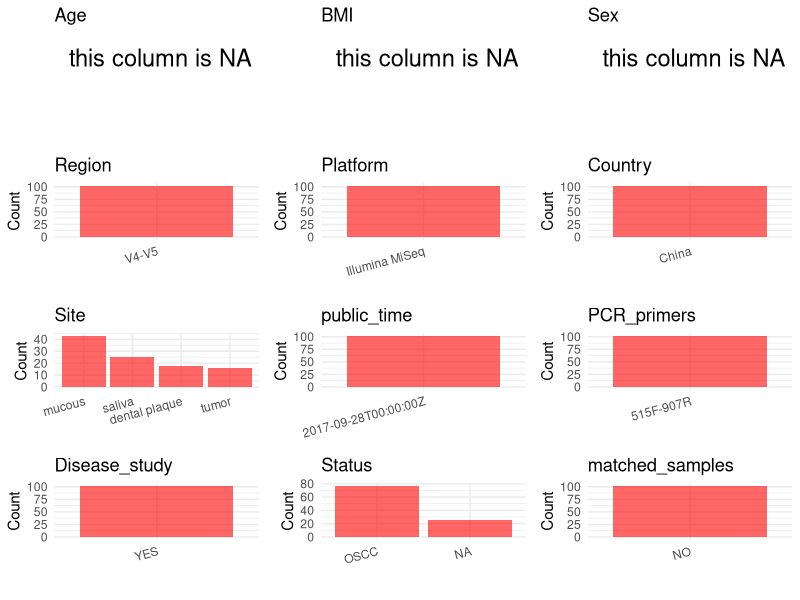

Generate this figure with R: (Note: this script raises an error after producing the figure.)
## ---- chunk 1
library(tidyverse)
library(ggplot2)
library(cowplot)

setwd("C:/Users/zyc/Desktop/oral_project/data/projects/PRJNA412445")
initial_meta <- read.csv("SraRunTable.csv", header = TRUE) 
head(initial_meta)
## ---- chunk 2
metadata <- data.frame(
  BioProject = initial_meta$BioProject,
  Run = initial_meta$Run,
  sample_name = initial_meta$Sample.Name,
  Age = NA, 
  BMI = NA,  
  Sex = NA,
  Region = "V4-V5",
  Platform = initial_meta$Instrument,
  Country = initial_meta$geo_loc_name_country,
  Site = initial_meta$isolation_source,
  public_time = initial_meta$ReleaseDate,
  matched_samples = "NO",
  stringsAsFactors = FALSE
)
## ---- chunk 3
 # metadata <- metadata %>%
 #  mutate(Sex = recode(Sex, "female" = "F", "male" = "M"))
metadata <-metadata%>%
  mutate(Status = case_when(Site == "mucous" ~ "OSCC",
                            Site == "dental plaque" ~ "OSCC",
                            Site == "tumor" ~ "OSCC",
                            TRUE ~ NA))

## ---- chunk 4
metadata$title <- "The Clinical Potential of Oral Microbiota as a Screening Tool for Oral Squamous Cell Carcinomas"
metadata$Disease_study <- "YES"
metadata$PCR_primers <- "515F-907R"
head(metadata)
## ---- chunk 5
print(paste("Number of unique runs:", length(unique(metadata$Run))))
print(paste("Number of unique sample names:", length(unique(metadata$sample_name))))
## ---- chunk 6
plot_data <- metadata %>%
  select(-BioProject, -Run, -sample_name, -title)

# Function to create simple plots for each column
create_simple_plots <- function(data) {
  plots <- list()
  
  for (col in colnames(data)) {
    # Check if the column is all NA
    if (all(is.na(data[[col]]))) {
      # Create an empty plot with text indicating all NA
      p <- ggplot() +
        annotate("text", x = 0.5, y = 0.5, label = "this column is NA", size = 6) +
        labs(title = col) +
        theme_void()
    } else if (is.numeric(data[[col]])) {
      # Numeric variable: histogram
      p <- ggplot(data, aes(x = .data[[col]])) +
        geom_histogram(fill = "blue", alpha = 0.6, bins = 20, na.rm = T) +
        labs(title = col) +
        theme_minimal()
    } else {
      # Categorical variable: bar plot (remove NA values)
      count_data <- as.data.frame(table(data[[col]], useNA = "ifany"))
      p <- ggplot(count_data, aes(x = reorder(Var1, -Freq), y = Freq)) +
        geom_col(fill = "red", alpha = 0.6) +
        labs(title = col, x = NULL, y = "Count") +
        theme_minimal() +
        theme(axis.text.x = element_text(angle = 15, hjust = 1))
    }
    plots[[col]] <- p
  }
  
  return(plots)
}


plots <- create_simple_plots(plot_data)
p<-plot_grid(plots$Age, 
          plots$BMI, 
          plots$Sex, 
          plots$Region, 
          plots$Platform, 
          plots$Country, 
          plots$Site,
          plots$public_time, 
          plots$PCR_primers,
          plots$Disease_study,
          plots$Status,
          plots$matched_samples,# add 
          ncol = 3, align = "hv", axis = "lb")
ggsave("metadata_summary.png", plot = p, width = 8, height = 6, dpi = 150)


## ---- chunk 7
knitr::include_graphics("metadata_summary.png")
## ---- chunk 8
metadata <- metadata[, c(
  "BioProject", "Run", "sample_name", "Age", "BMI", "Sex", 
  "Region", "Platform", "Country", "Site", "public_time", 
  "PCR_primers", "title", "Disease_study", "Status","matched_samples"
)]

write.csv(metadata, file = "metadata.csv", quote = FALSE)
